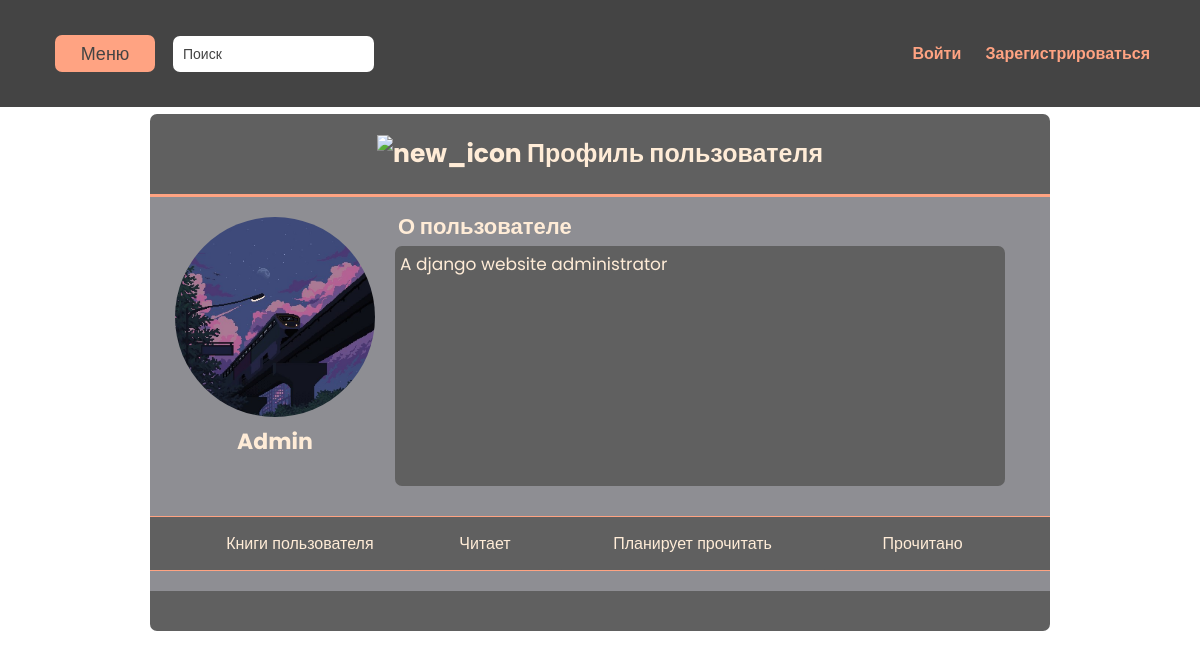
The app's page /profile/1 with its own data.
### user_app/models.py (models this page shows, shortened)
class Profile(models.Model):
    user = models.OneToOneField(User, on_delete=CASCADE, null=False)
    nickname = models.CharField(max_length=50, default="User")
    about_user = RichTextField(blank=True, null=True)
    profile_picture =  models.ImageField(null = True, blank=True)
    class Meta:
        verbose_name = "Профиль"
        verbose_name_plural = "Профили"

### user_app/views.py (the view)
# urls.py: path('profile/<int:user_id>', view=views.userProfile, name='profile'),
def userProfile(request, user_id):
    user = get_object_or_404(User, id = user_id)
    user_info = Profile.objects.get(user = user_id)
    books = Book.objects.filter(book_author = user_id).order_by('-book_creation_time')
    status = Book_Status.objects.all()
    in_plans = BookStatusUser.objects.filter(status = status[1], author = user).order_by('-creation_time')
    red = BookStatusUser.objects.filter(status = status[0], author = user).order_by('-creation_time')
    read = BookStatusUser.objects.filter(status = status[2], author = user).order_by('-creation_time')
    template = 'user_app/profile.html'
    context = {
        'header': 'Страница пользователя',
        'user': user,
        'books': books,
        'user_info': user_info,
        'in_plans': in_plans,
        'red': red,
        'read': read,
    }
    return render(request, template, context)

### user_app/templates/user_app/profile.html (shortened to what this page needs)
{% extends 'library_app/template.html' %}
{% load static %}
{% block content %}
<link rel="stylesheet" href={% static 'user_app/css/profile_style.css' %}>
        <div class="block">
            <div class="block-header" id="profile">
                <h2>
                    <img class='Profile_icon' src="{% static 'user_app/images/profile' %}" alt="new_icon">
                    Профиль пользователя
                </h2>
            </div>
            <div class="block-content" id="profile-block-content">
                <div class="profile-block">
                    <div class="profile-picture-block">
                        <img class="profile-image" src='
                        {%if user_info.profile_picture%}
                        {{user_info.profile_picture.url}}
                        {%endif%}
                        '></img>
                        <div class='profile-user-image-data'>
                            <h1>{{user_info.nickname}}</h1>
                        </div>
                    </div>
                    <div class='profile-user-data'>
                        <h2>О пользователе</h2>
                        <div class="profile-user-data-description">
                            {{user_info.about_user|safe}}
                        </div>
                    </div>
                </div>
            </div>
            <div class="tab">
                <button class="tablinks" style='width: 25%' onclick="openCity(event, 'UserBook')">Книги пользователя</button>
                <button class="tablinks" style='width: 15%' onclick="openCity(event, 'Read')">Читает</button>
                <button class="tablinks" style='width: 30%' onclick="openCity(event, 'Plan')">Планирует прочитать</button>
                <button class="tablinks" style='width: 20%' onclick="openCity(event, 'Red')">Прочитано</button>
              </div>
            <div class="Book-table">
            </div>
            <div class='block-footer'>
            </div>
        </div>
        </div>
{%endblock%}

### library_app/static/library_app/css/style.css (style rules this page uses)
body { margin: 0 auto; background: white; font-family: 'Poppins', sans-serif; }
.block-header { display: flex; justify-content: center; background-color: #606060; margin-top: 7px; border-radius:7px 7px 0 0; border-bottom: 3px solid #ffa382; }
.block-header > h2 { color: #ffecd7; font-family: 'Poppins', sans-serif; font-size: 25px; }
.block-content { justify-content: center; text-align: center; background-color: #8e8e93; padding-top: 200px; padding-bottom: 20px; }
.block-footer { background-color: #606060; border-radius: 0 0 7px 7px; padding: 20px; margin-bottom: 20px; }

### library_app/static/library_app/css/book_info_style.css (style rules this page uses)
.block-content { padding: 0; }

### user_app/static/user_app/css/profile_style.css (style rules this page uses)
#profile-block-content { text-align: center; }
.Profile_icon { height: 25px; width: 25px; }
.profile-block { display: flex; padding: 10px; justify-content: center; }
.profile-picture-block { margin-top: 10px; }
.profile-image { background-color:#ffecd7; width: 200px; height: 200px; border-radius: 100%; }
.profile-user-data { margin: 0 20px 20px 20px; text-align: justify; border-radius: 15px; color: #ffecd7; font-family: 'Poppins', sans-serif; font-size: 17px; width: auto; }
.profile-user-image-data > h1 { color: #ffecd7; font-family: 'Poppins', sans-serif; font-size: 22px; margin: 0; padding: 1px; }
.profile-user-data > h2 { color: #ffecd7; font-family: 'Poppins', sans-serif; font-size: 22px; margin: 0; padding: 3px; text-align: justify; }
.profile-user-data-description { padding: 5px; border-radius: 7px; background-color:#606060; min-width: 600px; min-height: 230px; }
.profile-user-data-description > p { margin: 0px; }
.tab { text-align: center; overflow: hidden; background: #606060; border-top: #ffa382 solid 1px; border-bottom: #ffa382 solid 1px; color: #ffecd7; font-family: 'Poppins', sans-serif; font-size: 19px; }
.tab button { outline: none; padding: 14px 16px; transition: 0.3s; background: #606060; border: none; border-radius: 5px; font-family: 'Poppins', sans-serif; font-size: 16px; color: #ffecd7; cursor: pointer; }
.Book-table { background-color: #8e8e93; padding-bottom: 20px; }

### records on screen
Profile: profile_picture (picture), nickname "Admin", about_user "A django website administrator"
